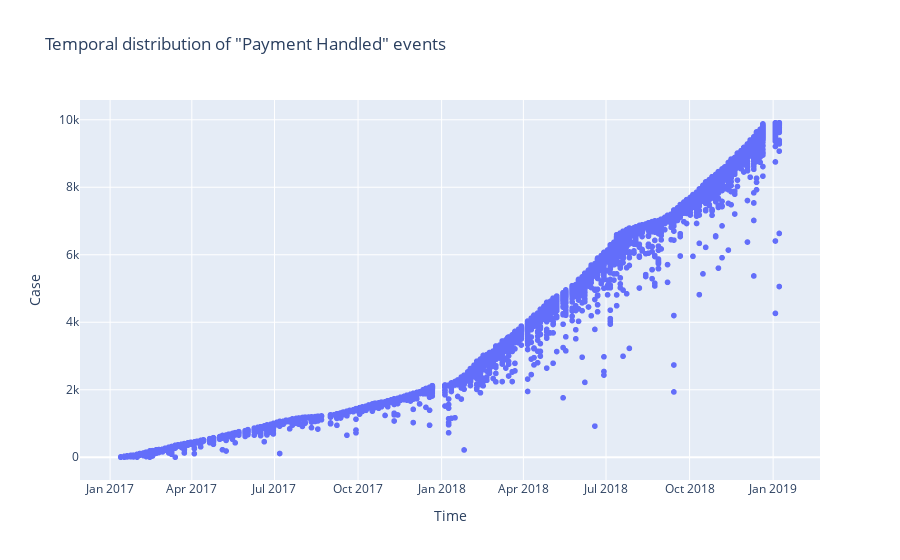

Write notebook code for a chart like this one.
### Markdown cell above
#### Visualization

Visualize the temporal distribution of the event to find potential batch processesing. We use Plotly to enable an interactive exploration.

### Code cell
time = []
case = []

event_class = classes[classes.index('Payment Handled')]

for idx, trace in enumerate(log):
    for event in trace:
        if event['concept:name'] == event_class:
            case.append(idx)
            time.append(event['time:timestamp'])

title = 'Temporal distribution of "' + event_class + '" events'
fig = px.scatter(case,
                 time, 
                 labels={
                     "index": "Case",
                     "x": "Time"
                 }, 
                 title=title)
fig.show()

### Figure 1 — Plotly figure (JSON) as saved in the notebook; plotly's stock layout.template omitted (floating-point values rounded to 4 significant figures; data arrays with more than 128 entries replaced by an {"elided": "..."} marker saying what was removed)
{"data": [{"hovertemplate": "Time=%{x}<br>Case=%{y}<extra></extra>", "legendgroup": "", "marker": {"color": "#636efa", "symbol": "circle"}, "mode": "markers", "name": "", "showlegend": false, "type": "scattergl", "x": {"elided": "9912 str values"}, "xaxis": "x", "y": {"elided": "9912 int values"}, "yaxis": "y"}], "layout": {"legend": {"tracegroupgap": 0}, "title": {"text": "Temporal distribution of \"Payment Handled\" events"}, "xaxis": {"anchor": "y", "domain": [0, 1], "title": {"text": "Time"}}, "yaxis": {"anchor": "x", "domain": [0, 1], "title": {"text": "Case"}}}}
